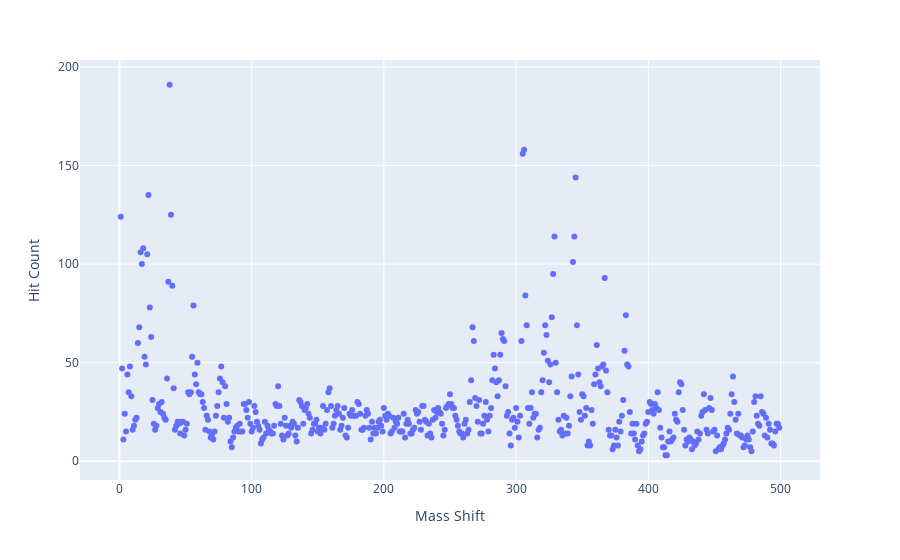

Source (notebook cell):
### Code cell
fig = px.scatter(df_shift_hits, x='shift', y='hit', labels={'shift': 'Mass Shift', 'hit': 'Hit Count'})
fig.show()

### Figure 1 — Plotly figure (JSON) as saved in the notebook; plotly's stock layout.template omitted (floating-point values rounded to 4 significant figures; data arrays with more than 128 entries replaced by an {"elided": "..."} marker saying what was removed)
{"data": [{"hovertemplate": "Mass Shift=%{x}<br>Hit Count=%{y}<extra></extra>", "legendgroup": "", "marker": {"color": "#636efa", "symbol": "circle"}, "mode": "markers", "name": "", "orientation": "v", "showlegend": false, "type": "scatter", "x": {"elided": "499 int values"}, "xaxis": "x", "y": {"elided": "499 int values"}, "yaxis": "y"}], "layout": {"legend": {"tracegroupgap": 0}, "margin": {"t": 60}, "xaxis": {"anchor": "y", "domain": [0, 1], "title": {"text": "Mass Shift"}}, "yaxis": {"anchor": "x", "domain": [0, 1], "title": {"text": "Hit Count"}}}}
